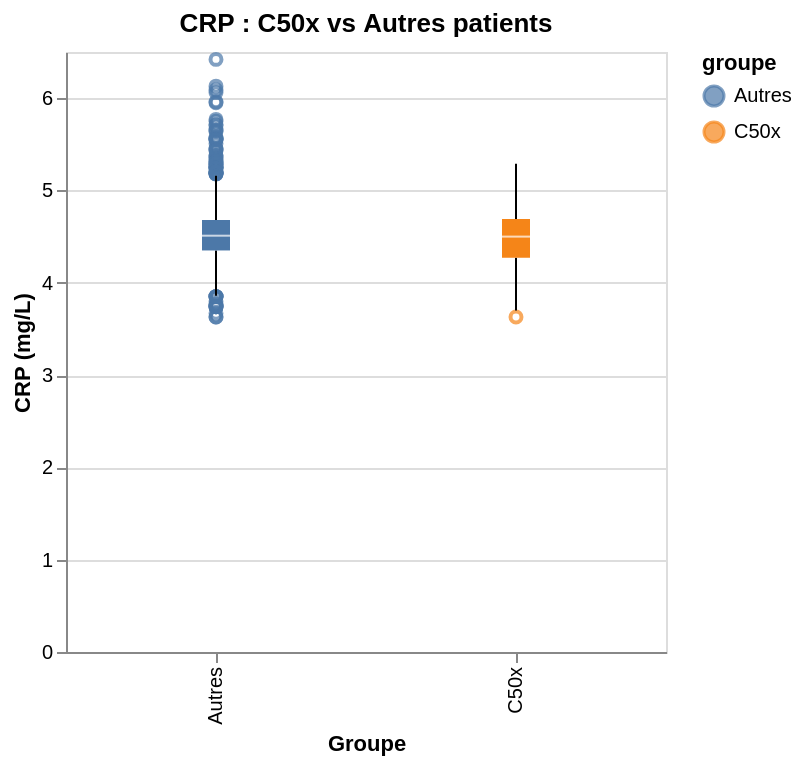

Notebook source saved alongside this figure:
### Code cell
df_crp_c50['groupe'] = 'C50x'
df_crp_autres['groupe'] = 'Autres'
df_compare = pd.concat([df_crp_c50, df_crp_autres])


alt.Chart(df_compare).mark_boxplot().encode(
    x=alt.X('groupe:N', title='Groupe'),
    y=alt.Y('transformed_value:Q', title='CRP (mg/L)'),
    color='groupe:N'
).properties(
    title='CRP : C50x vs Autres patients',
    width=300
)

### Figure 1 — Vega-Lite specification as saved in the notebook (floating-point values rounded to 4 significant figures; data arrays with more than 128 entries replaced by an {"elided": "..."} marker saying what was removed)
{"config": {"view": {"continuousWidth": 300, "continuousHeight": 300}}, "data": {"name": "data-2939a8857d4f6dd88736783cee8fa90c"}, "mark": {"type": "boxplot"}, "encoding": {"color": {"field": "groupe", "type": "nominal"}, "x": {"field": "groupe", "title": "Groupe", "type": "nominal"}, "y": {"field": "transformed_value", "title": "CRP (mg/L)", "type": "quantitative"}}, "title": "CRP : C50x vs Autres patients", "width": 300, "$schema": "https://vega.github.io/schema/vega-lite/v6.4.1.json", "datasets": {"data-2939a8857d4f6dd88736783cee8fa90c": {"elided": "2077 records"}}}
